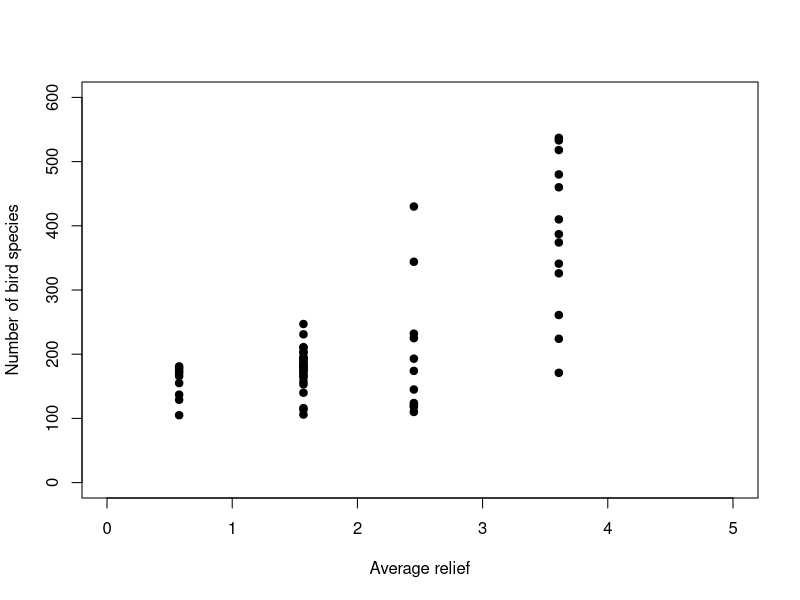

Source code (R): (Note: this script raises an error after producing the figure.)
## ---- chunk 1
# load birds data
birds <- read.table("data/birds.txt",header=T)
# plot
plot(birds$relief, birds$y, pch = 19, type = 'p', xlim=c(0,5), ylim=c(0,600),
     xlab='Average relief', ylab='Number of bird species')
# plot schematic of increasing variance for increasing mean response
plot(c(0,600), c(-1,1), type='l', xlim=c(0,600), ylim=c(-2,2), yaxt='n',
     xlab=TeX('mean response $E\\left[y_i\\right]$'),
     ylab=TeX('variance $Var\\left(y_i\\right)$'))
## ---- chunk 2
# load survival data
survival <- read.table("data/survival.txt",header=T)
# these data are given in the form "trials" (here total no. organisms)
#  and "successes" (here no. organisms surviving)
#  so transform into proportions
survival$proportion <- survival$surviving / survival$total
# plot
plot(survival$concentration, survival$proportion, pch = 19, type = 'p',
     xlim=c(0,4), ylim=c(0,1), xlab='Concentration (mg/l)', ylab='Proportion')
# plot schematic of variance peaking at average mean response
plot(seq(-5,5,0.1), -seq(-5,5,0.1)^2, type='l', xlim=c(-5,5), ylim=c(-25,0),
     xaxt='n', yaxt='n', xlab=TeX('mean response $E\\left[y_i\\right]$'),
     ylab=TeX('variance $Var\\left(y_i\\right)$'))
axis(side=1, at=seq(-5,5,2),labels=c("0","0.2","0.4","0.6","0.8","1"))
## ---- chunk 3
# fit log-linear model to birds data
birds_fit <- glm(y ~ relief, family = poisson(link = "log"), data = birds)
# plot data
plot(birds$relief, birds$y, pch = 19, type = 'p', xlim=c(0,5), ylim=c(0,600),
     xlab='Average relief', ylab='Number of bird species')
# extract modelled mean response and plot on top of data
newdat <- data.frame(relief=seq(0,5,0.01))
y_new <- predict(birds_fit, newdata=newdat, type = "response")
lines(newdat$relief, y_new, lwd = 3, col = "red")
# plot data on log-scale
plot(birds$relief, log(birds$y), pch = 19, type = 'p', xlim=c(0,5), ylim=c(4.5,6.5),
     xlab='Average relief', ylab='log(Number of bird species)')
# extract modelled mean linear predictor and plot on top of log-data
logy_new <- predict(birds_fit, newdata=newdat, type = "link")
lines(newdat$relief, logy_new, lwd = 3, col = "red")
## ---- chunk 4
# fit logistic model to survival data
# note, this is the proportions & weights formulation;
#  there are two more ways to code the response
survival_fit <- glm(proportion ~ concentration, family = binomial(link = "logit"),
                    data = survival, weights = total)
# plot data
plot(survival$concentration, survival$proportion, pch = 19, type = 'p',
     xlim=c(0,4), ylim=c(0,1), xlab='Concentration (mg/l)', ylab='Proportion')
# extract modelled mean response and plot on top of data
newdat <- data.frame(concentration=seq(0,4,0.01))
y_new <- predict(survival_fit, newdata=newdat, type = "response")
lines(newdat$concentration, y_new, lwd = 3, col = "red")
# plot data on logit-scale
plot(survival$concentration, log(survival$proportion/(1-survival$proportion)),
     pch = 19, type = 'p', xlim=c(0,4), ylim=c(-4,6),
     xlab='Concentration (mg/l)', ylab='logit(Proportion)')
# extract modelled mean linear predictor and plot on top of logit-data
logity_new <- predict(survival_fit, newdata=newdat, type = "link")
lines(newdat$concentration, logity_new, lwd = 3, col = "red")
## ---- chunk 5
summary(birds_fit)
## ---- chunk 6
pseudo_r2 <- 1 - birds_fit$deviance / birds_fit$null.deviance
pseudo_r2
## ---- chunk 7
# plot raw residuals of birds model
# the raw residuals are called with the type = 'response' argument in resid()
plot(birds_fit$fitted.values, resid(birds_fit, type = 'response'),
     pch = 19, type = 'p', xlim=c(100,400), ylim=c(-200,200),
     xlab='Number of bird species', ylab='Residuals')
# plot raw residuals of survival model
plot(survival_fit$fitted.values, resid(survival_fit, type = 'response'),
     pch = 19, type = 'p', xlim=c(0,1), ylim=c(-0.15,0.15),
     xlab='Proportion', ylab='Residuals')
## ---- chunk 8
library("MASS")
# fit negative-binomial model with log-link to birds data
birds_fit2 <- glm.nb(y ~ relief, link = log, data = birds)
# summarise regression
summary(birds_fit2)
## ---- chunk 9
# plot negative-binomial fit
plot(birds$relief, birds$y, pch = 19, type = 'p', xlim=c(0,5), ylim=c(0,600),
     xlab='Average relief', ylab='Number of bird species')
newdat <- data.frame(relief=seq(0,5,0.01))
y_new <- predict(birds_fit2, newdata=newdat, type = "response")
lines(newdat$relief, y_new, lwd = 3, col = "red")
## ---- chunk 10
# plot overall response distribution for negative-binomial fit
plot(h0, freq = FALSE, col = "gray", ylim = c(0,0.02),
     main = "overall negative-binomial model", xlab = "Number of bird species", ylab = "pdf")
curve((
        dnbinom(x, mu=predict(birds_fit2, newdata=data.frame(relief=0.5760),
                              type = "response"), size=birds_fit2$theta) +
                dnbinom(x, mu=predict(birds_fit2, newdata=data.frame(relief=1.5690),
                                      type = "response"), size=birds_fit2$theta) +
                dnbinom(x, mu=predict(birds_fit2, newdata=data.frame(relief=2.4510),
                                      type = "response"), size=birds_fit2$theta) +
                dnbinom(x, mu=predict(birds_fit2, newdata=data.frame(relief=3.6090),
                                      type = "response"), size=birds_fit2$theta))/4,
      add=TRUE, col = "red", type = 'b')
## ---- chunk 11
birds_fit2$aic
pseudo_r2 <- 1 - birds_fit2$deviance / birds_fit2$null.deviance
pseudo_r2
## ---- chunk 12
# plot Pearson residuals of negative-binomial fit
plot(birds_fit2$fitted.values, resid(birds_fit2, type = 'pearson'),
     pch = 19, type = 'p', xlim=c(100,400), ylim=c(-3,3),
     xlab='Number of bird species', ylab='Residuals')
